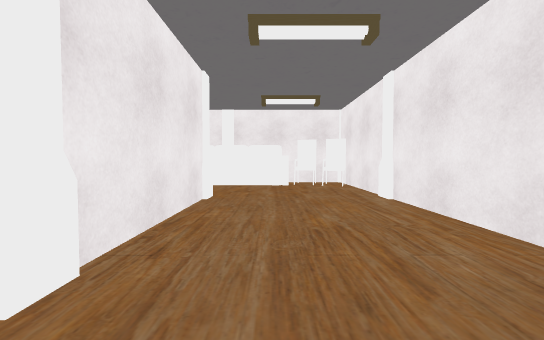
View 1 (above)

24 first-person views from a walk through a scene from a Unity 3-D project. The camera is 1.5 m above the floor, tilts 2° down and sees 90° across. The floor is counted in squares, 2 m on a side. Each view is taken from the middle of a square. On the plan, view 1 faces up. The plan holds only what a view shows up to about 10 squares ahead; the rest is blank. The place goes on beyond the plan. The player is left out. Door leaves are left out, so doorways stand open. Some surface patterns are stand-ins.

View 2
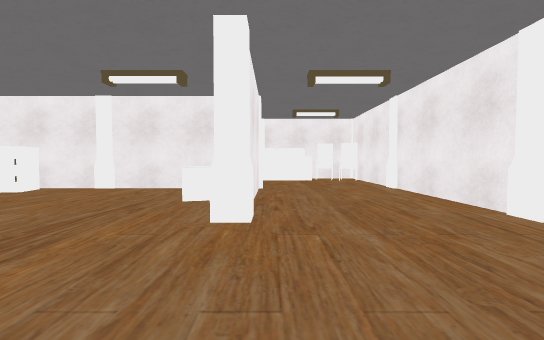

View 3
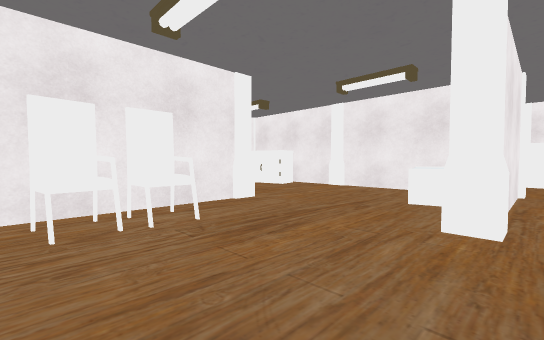

View 4
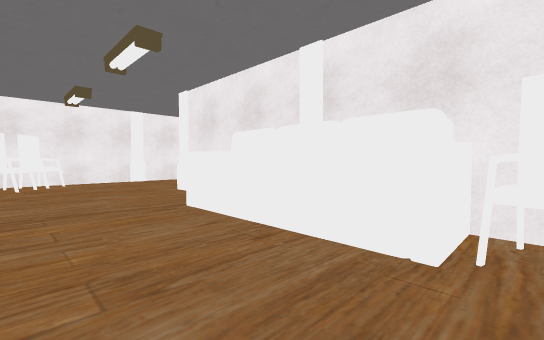

View 5
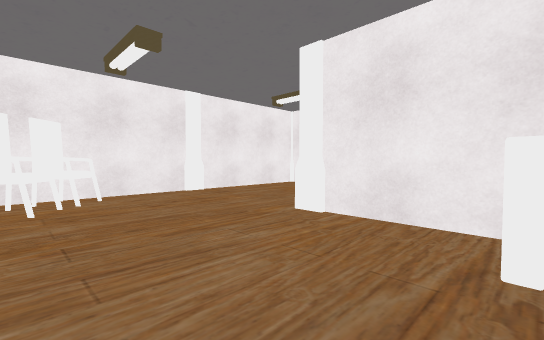

View 6
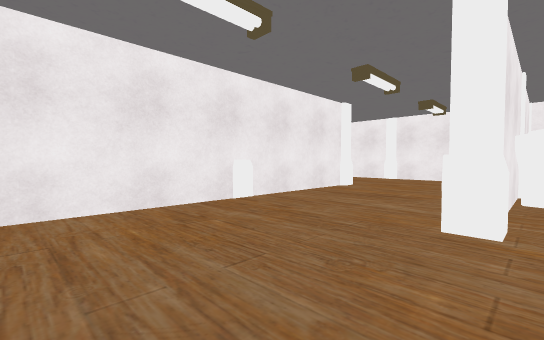

View 7
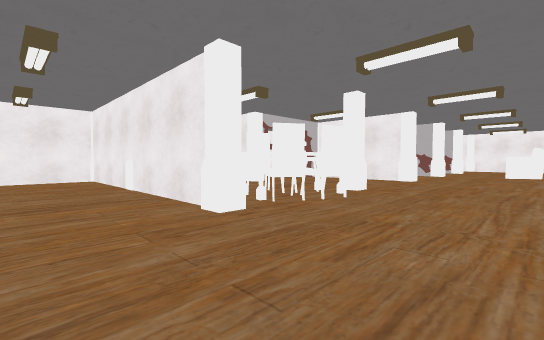

View 8
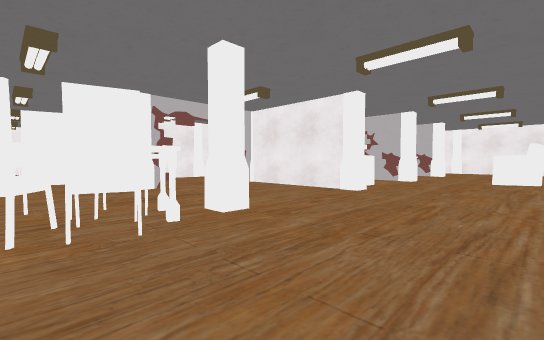

View 9
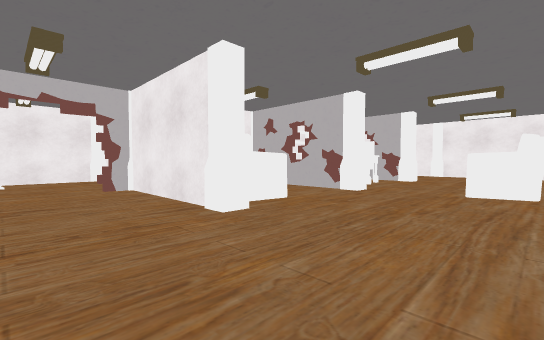

View 10
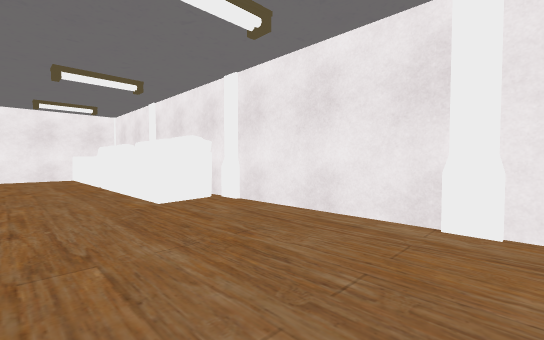

View 11
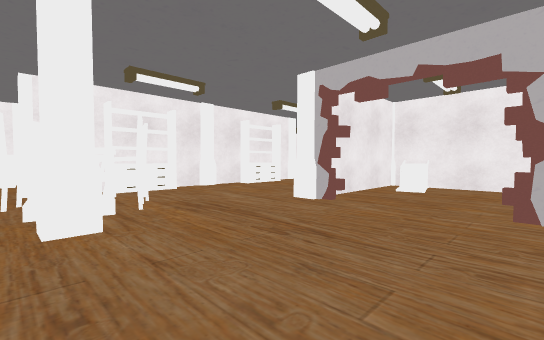

View 12
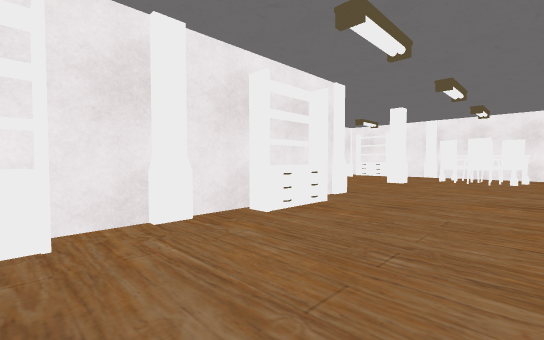

View 13
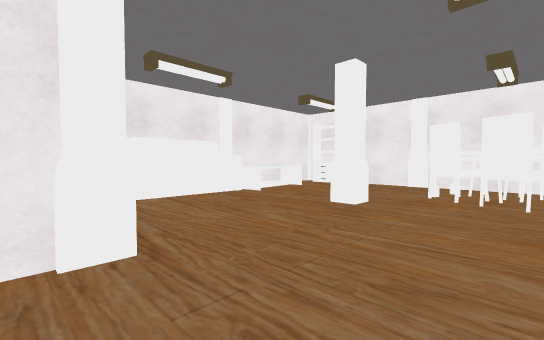

View 14
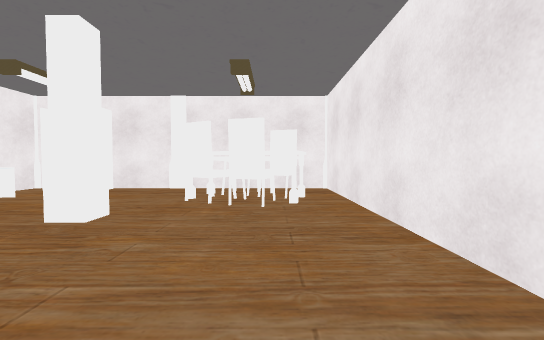

View 15
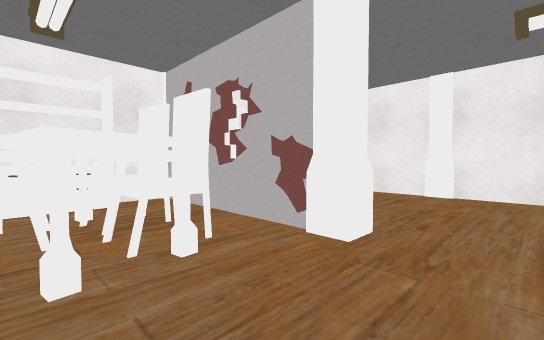

View 16
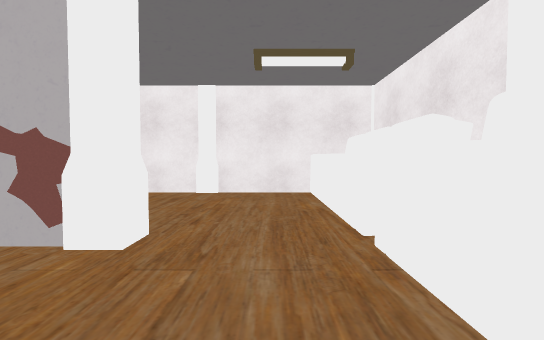

View 17
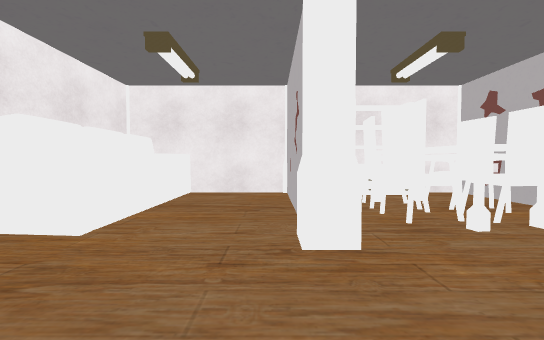

View 18
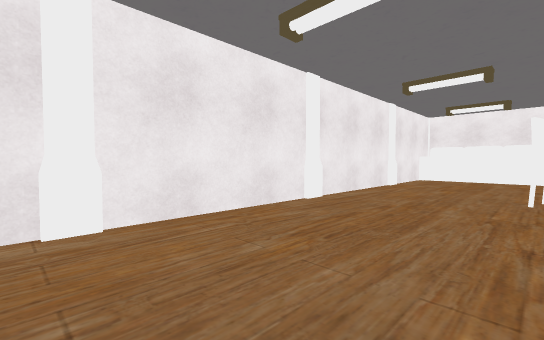

View 19
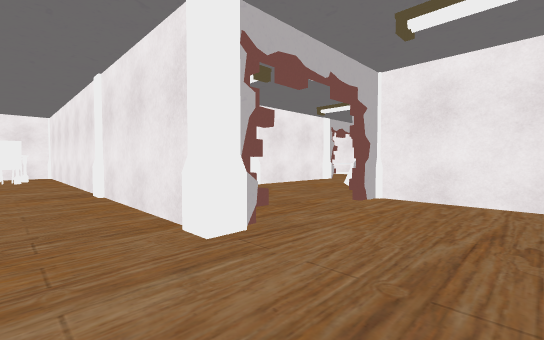

View 20
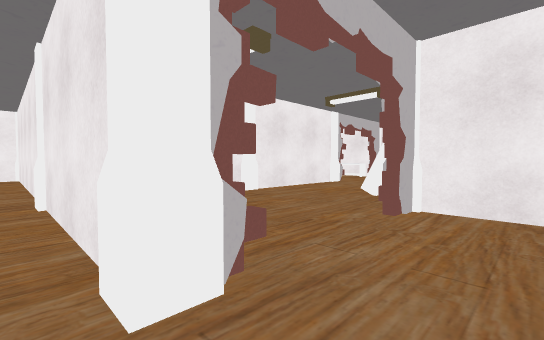

View 21
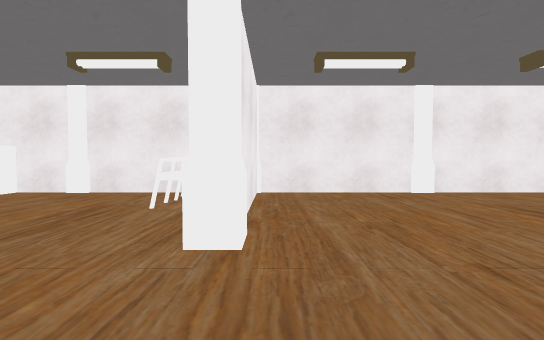

View 22
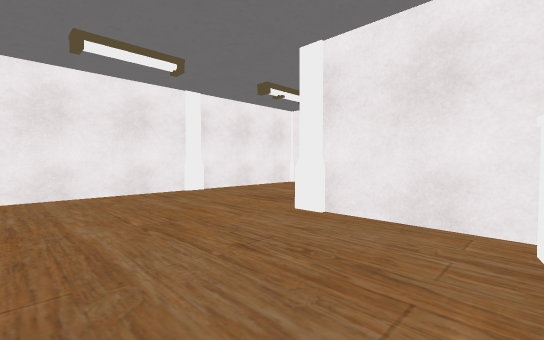

View 23
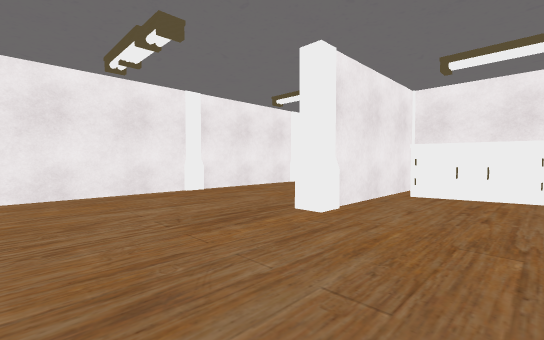

View 24
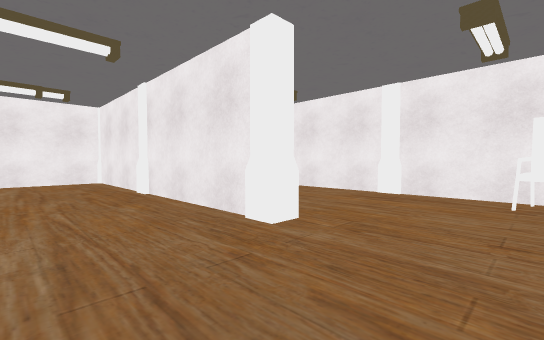

### Floor plan
Points are (right, up) in squares from view 1. A wall is a line through its corners. A room is listed if a view was taken in it or the views show most of it. See-through windows are left out.
Room 1 (views 1, 2, 3, 4, 5, 6, 7, 8, 9, 10, 11, 12, 15, 16, 17, 18, 19, 20, 21, 22)
walls: (-2.4, 13.3) (-9.3, 13.3) (-9.3, 5.9); (-6.5, 13.7) (-4.4, 13.7); (-5.8, 17.5) (-8.5, 17.5); (-5.4, 18.4) (-5.4, 17.7); (-3.4, 9.4) (-4.6, 9.4); (-5.4, 21.2) (-5.4, 20.9) (-5.8, 20.9); (2.4, 11.1) (2.4, 25.2); (-9.4, 17.8) (-6, 17.8); (-3.4, 5.4) (-7.4, 5.4); (-1.3, 5.4) (-1.3, 4.4); (-1.8, 25.4) (-5.4, 25.4) (-5.4, 24.2); (-9.3, 5.2) (-9.3, 1.6); (-9.3, 25.4) (-9.3, 19.6); (-1.3, 2.5) (-1.3, 1.7); (2.4, 2.4) (2.4, 9.4) (1.5, 9.4); (-1.8, 29.4) (-5.4, 29.4); (-5.4, 0.5) (-5.4, -2.1); (-4, -2.3) (0, -2.3); (0.5, 33.4) (-3.1, 33.4)
ways out: opening at (-9, 15.5) to room 2; opening at (-7.5, 1) to room 2
objects: pillar (-10, 18); pillar (-9, 2); chair (-9, 7); pillar (-9, 10); chair (-9, 19); pillar (-9, 21); pillar (-9, 25); other object (-8, 4); chair (-8, 6); other object (-8, 14) to (-7, 14); other object (-7, 23) to (-6, 24); pillar (-6, 6); pillar (-6, 14); pillar (-6, 22); chair (-5, -1); pillar (-5, 9); pillar (-5, 18); other object (-5, 22) to (-2, 23); other object (-5, 27) to (-5, 28); other object (-5, 31) to (-5, 32); chair (-4, -1); other object (-4, 14) to (-3, 14); chair (-4, 27); chair (-4, 28); other object (-3, 3) to (-2, 5); other object (-3, 8) to (0, 9); chair (-3, 15); chair (-3, 27) to (-2, 27); chair (-3, 28) to (-2, 28); pillar (-2, -2); pillar (-2, 6); pillar (-2, 10); pillar (-2, 13); chair (-2, 15) to (-1, 15); chair (-2, 16); pillar (-2, 17); pillar (-2, 22); pillar (-2, 34); pillar (-1, 2); other object (-1, 10) to (2, 10); chair (-1, 16); pillar (-1, 25) to (-1, 26); pillar (-1, 29) to (-1, 30); other object (1, -2); chair (1, 9); other object (1, 26) to (2, 29); other object (1, 30) to (2, 33); chair (2, 8); pillar (2, 13); pillar (2, 17); pillar (2, 21); pillar (3, 2); pillar (3, 6); other object (3, 10); pillar (3, 26); pillar (3, 30)
Room 2 (views 13, 14, 23, 24)
walls: (-17.4, 5.4) (-17.4, 2.6); (-13.3, 4.6) (-13.3, -2.3); (-9.4, 13.7) (-8.9, 13.7); (-12.5, -2.3) (-5.7, -2.3) (-5.7, 0.6); (-8.5, 17.5) (-17.4, 17.5) (-17.4, 9.7) (-15.4, 9.7)
ways out: opening at (-9, 15.5) to room 1; opening at (-7.5, 1) to room 1
objects: pillar (-18, 10); pillar (-17, 6); chair (-17, 8); other object (-17, 11); pillar (-17, 14); chair (-16, 15); chair (-16, 16); other object (-15, 10) to (-14, 11); chair (-15, 15); chair (-15, 16); pillar (-14, -3) to (-13, -3); pillar (-14, 5); pillar (-14, 9) to (-13, 10); pillar (-14, 13); pillar (-13, 2); other object (-13, 10) to (-10, 10); pillar (-10, -2); other object (-10, 6); pillar (-10, 13); pillar (-6, 1)

Where each view was taken, in squares from view 1:
view 1: 0 up, 0 right, facing up
view 2: 2 down, 1 left, facing up
view 3: 2 down, 1 left, facing up-left
view 4: 6 up, 1 right, facing up-left
view 5: 6 up, 3 left, facing up-left
view 6: 9 up, 9 left, facing up-right
view 7: 11 up, 2 right, facing up-left
view 8: 15 up, 2 right, facing up-left
view 9: 19 up, 2 right, facing up-left
view 10: 21 up, 1 left, facing up-right
view 11: 21 up, 1 left, facing down-left
view 12: 17 up, 4 left, facing down-left
view 13: 16 up, 9 left, facing down-left
view 14: 16 up, 10 left, facing left
view 15: 27 up, 0 right, facing up-left
view 16: 27 up, 0 right, facing up
view 17: 25 up, 1 right, facing left
view 18: 22 up, 1 left, facing down-right
view 19: 16 up, 3 left, facing up-left
view 20: 17 up, 4 left, facing up-left
view 21: 4 up, 6 left, facing down
view 22: 4 up, 6 left, facing down-left
view 23: 2 down, 7 left, facing up-left
view 24: 8 up, 11 left, facing down-left
